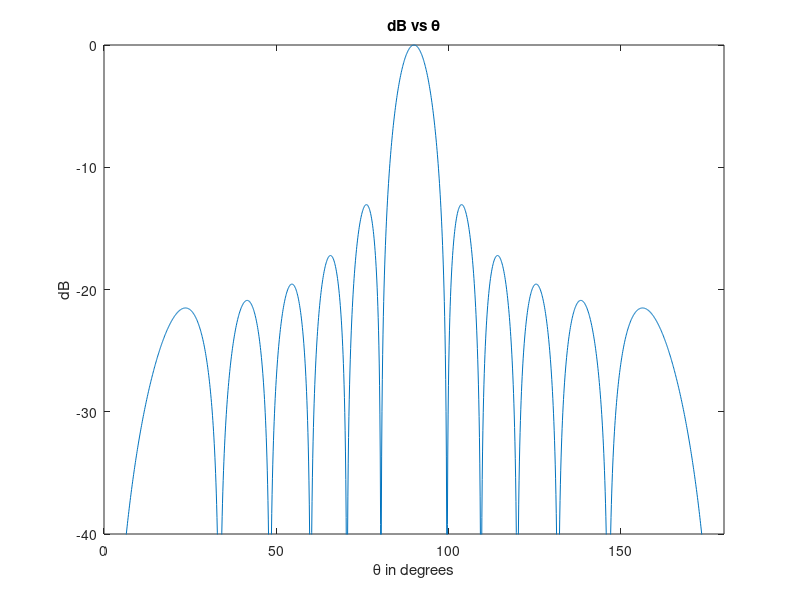

Here is the MATLAB script that generated this plot:
% ECE 484 TAKE-HOME PROJECT
% NICOLAS FAJARDO AND JOHN GENTRY

clc
clear

% Define number of elements in the array
%%%%%%%%%%%%%%%%%%%%%%%%%%%%%%%%%%%%%%%%%%%%%%%%%%%%%%%%%%%%%%%%%%%%%%
N = 12;
if ( mod(N,2) ~= 0 )
    disp('Error. N must be even')
    return;
end
%%%%%%%%%%%%%%%%%%%%%%%%%%%%%%%%%%%%%%%%%%%%%%%%%%%%%%%%%%%%%%%%%%%%%%


% Define the array spacing
% NOTE: in terms of lambda (ie: 0.5 = lambda/2)
d = 0.5;                    


% Define PSI for the array factor calculation
PSI = 2*pi*d;


% Initialize vector for array factor data
AF = zeros(1,1801);

% Defining length of vectors
theta = 0:.1:180;
theta_deg = 0:.1:180;




% For Tschebychev Pattern, uncomment this section and comment ULA
%%%%%%%%%%%%%%%%%%%%%%%%%%%%%%%%%%%%%%%%%%%%%%%%%%%%%%%%%%%%%%%%%%%%%%
% a_n = [ 1, 1.08244, 1.50839, 1.90128, 2.2031, 2.36733, 2.36733, ...
%     2.2031, 1.90128, 1.50839, 1.08244, 1 ];
% 
% for i = 1:length(theta)-1;
%     for n = 1:N
%         AF(1,i) = AF(1,i) + a_n(n)*exp(1i*(n-1)*PSI*cosd(theta_deg(i)));
%     end
% end
%%%%%%%%%%%%%%%%%%%%%%%%%%%%%%%%%%%%%%%%%%%%%%%%%%%%%%%%%%%%%%%%%%%%%%


% For regular ULA pattern, uncomment this section and comment Tschebychev
%%%%%%%%%%%%%%%%%%%%%%%%%%%%%%%%%%%%%%%%%%%%%%%%%%%%%%%%%%%%%%%%%%%%%%
for i = 1:length(theta)-1;
    for n = 1:N
        AF(1,i) = AF(1,i) + exp(1i*(n-1)*PSI*cosd(theta_deg(i)));
    end
end
%%%%%%%%%%%%%%%%%%%%%%%%%%%%%%%%%%%%%%%%%%%%%%%%%%%%%%%%%%%%%%%%%%%%%%




% Calculation of maximum value for array factor and its value, as well as
% calculation of normalized array factor array and normalized dB A.F.
%%%%%%%%%%%%%%%%%%%%%%%%%%%%%%%%%%%%%%%%%%%%%%%%%%%%%%%%%%%%%%%%%%%%%%
[AF_max,AF_index] = max(abs(AF));

AF_norm = AF(1,:)./AF_max(1);
AF_norm_dB = 20.*log10(abs(AF_norm));
%%%%%%%%%%%%%%%%%%%%%%%%%%%%%%%%%%%%%%%%%%%%%%%%%%%%%%%%%%%%%%%%%%%%%%






% The following prints the normalized plot of the array factor
%%%%%%%%%%%%%%%%%%%%%%%%%%%%%%%%%%%%%%%%%%%%%%%%%%%%%%%%%%%%%%%%%%%%%%
% figure
% plot(0:1:180,abs(AF_norm));
% title('Normalized')
% hold on
%%%%%%%%%%%%%%%%%%%%%%%%%%%%%%%%%%%%%%%%%%%%%%%%%%%%%%%%%%%%%%%%%%%%%%




% The following prints the dB plot of the normalized array factor
%%%%%%%%%%%%%%%%%%%%%%%%%%%%%%%%%%%%%%%%%%%%%%%%%%%%%%%%%%%%%%%%%%%%%%
figure
plot(theta,AF_norm_dB);
title('dB vs \theta')
xlabel('\theta in degrees')
ylabel('dB')
axis([0 180 -40 0])
hold off
%%%%%%%%%%%%%%%%%%%%%%%%%%%%%%%%%%%%%%%%%%%%%%%%%%%%%%%%%%%%%%%%%%%%%%




% DEFINE NULL AND LOBE DATA
%%%%%%%%%%%%%%%%%%%%%%%%%%%%%%%%%%%%%%%%%%%%%%%%%%%%%%%%%%%%%%%%%%%%%%
% Change these values based on the graphical analysis. By changing these
% values properly, the program will be able to calculate the peaks using
% the following algorithm

nulls = N/2;                              % number of nulls on one side of peak
lobes = nulls;                            % number of lobes on one side of peak

% END NULL AND LOBE DATA
%%%%%%%%%%%%%%%%%%%%%%%%%%%%%%%%%%%%%%%%%%%%%%%%%%%%%%%%%%%%%%%%%%%%%%




% INTIIALIZE VALUES TO BE USED IN LOOP CALCULATION 
%%%%%%%%%%%%%%%%%%%%%%%%%%%%%%%%%%%%%%%%%%%%%%%%%%%%%%%%%%%%%%%%%%%%%%
lobeData = zeros(lobes,2);              % create matrix to store lobe data
numZeros = 0;                           % initialize number of zeros measured
maxU = -100;                            % initialize maximum U measured

zeroIndex = 1;                          % initialize the index of first zero
%%%%%%%%%%%%%%%%%%%%%%%%%%%%%%%%%%%%%%%%%%%%%%%%%%%%%%%%%%%%%%%%%%%%%%




% The following loop calculates the maximum value between two nulls (or
% the start and the first null), which corresponds to a lobe. The algorithm
% finds a null my measuring if a point is the lower than the two
% neighboring points. Once a null is found, the lobeData matrix is updated
% with the measured values for the previous lobe.
%%%%%%%%%%%%%%%%%%%%%%%%%%%%%%%%%%%%%%%%%%%%%%%%%%%%%%%%%%%%%%%%%%%%%%
for j = 1:lobes
    i = zeroIndex;
    while (numZeros < nulls)
        currU = AF_norm_dB(i);
        if (currU > maxU)
            maxU = currU;
            maxIndex = i;
        end
        
        if (i > 2 && AF_norm_dB(i-1) > currU && AF_norm_dB(i+1) > currU)
           numZeros = numZeros + 1; 
           zeroIndex = i + 1;
           break;
        end 
        
        if (i == AF_index)   % if we have reached the location of absolute max
            break;
        end
        
        i = i + 1;
    end
    
    lobeData(j,1) = theta(maxIndex);
    lobeData(j,2) = maxU;
    maxU = -100;                        % reset maxU for next iteration
    
end
%%%%%%%%%%%%%%%%%%%%%%%%%%%%%%%%%%%%%%%%%%%%%%%%%%%%%%%%%%%%%%%%%%%%%%




% Directivity calculations and outputting
%%%%%%%%%%%%%%%%%%%%%%%%%%%%%%%%%%%%%%%%%%%%%%%%%%%%%%%%%%%%%%%%%%%%%%
data_norm = (AF_norm);
U_sin = data_norm.*(sin(theta_deg.*pi./180));
theta = 0:(pi/1800):pi;
U_s = U_sin(1:1:end);
Q = 2*pi*trapz(theta, U_s);

directivity_dim_plot1 = abs(4 * pi .* (1/Q));
directivity_db_plot1 = abs(10.*log10(directivity_dim_plot1));

fprintf('Directivity Dimensionless = %g\n', directivity_dim_plot1);
fprintf('Directivity dB = %g\n', directivity_db_plot1);
fprintf('\n');
%%%%%%%%%%%%%%%%%%%%%%%%%%%%%%%%%%%%%%%%%%%%%%%%%%%%%%%%%%%%%%%%%%%%%%



% Compute the 3 dB beamwidth from the major lobe
%%%%%%%%%%%%%%%%%%%%%%%%%%%%%%%%%%%%%%%%%%%%%%%%%%%%%%%%%%%%%%%%%%%%%%
halfPower_index = 0;
point = 900;
while(halfPower_index == 0)
    if(AF_norm_dB(point-1) <= -3)
       halfPower_index = 1;
       fprintf('3 dB beamwidth is %g degrees\n', (90-theta_deg(point-1))*2);
    end
    point = point - 1;
end
fprintf('\n');
%%%%%%%%%%%%%%%%%%%%%%%%%%%%%%%%%%%%%%%%%%%%%%%%%%%%%%%%%%%%%%%%%%%%%%




% Printing of sidelobes and their peak relative to the major lobe
%%%%%%%%%%%%%%%%%%%%%%%%%%%%%%%%%%%%%%%%%%%%%%%%%%%%%%%%%%%%%%%%%%%%%%
disp('Angles of the sidelobes on plot 1 (90 degrees is the major lobe):');
disp('        degrees        gain in dB');
for j = 1:1:N/2
   fprintf('\t\t  %g          %g', lobeData(j,1), lobeData(j,2));
   fprintf('\n'); 
end

for j = N/2-1:-1:1
   fprintf('\t\t  %g          %g', 180-lobeData(j,1), lobeData(j,2));
   fprintf('\n'); 
end
%%%%%%%%%%%%%%%%%%%%%%%%%%%%%%%%%%%%%%%%%%%%%%%%%%%%%%%%%%%%%%%%%%%%%%










